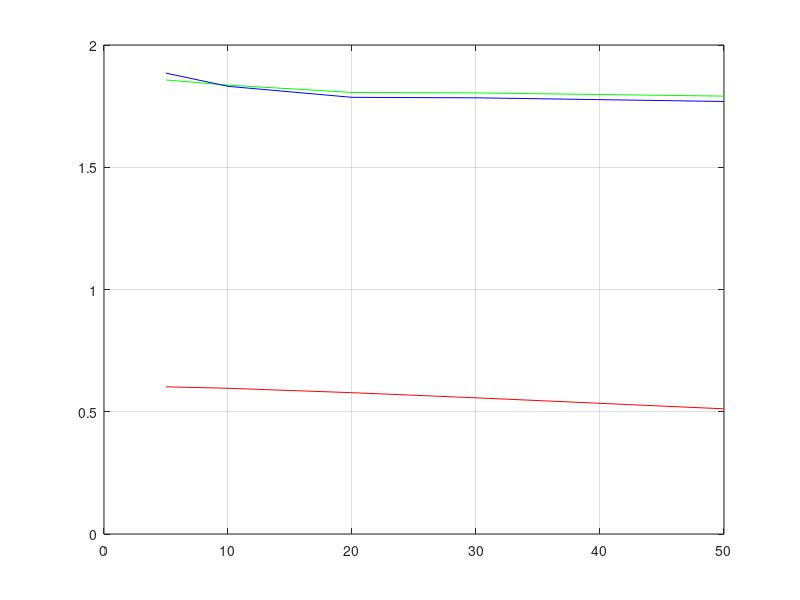

MATLAB code for this plot:
% This function is about extracting results for 100k database
data = [
%noVis   nBat  rTrain rVali  rate   noHid  epoch  rW    trainEr ValErr  testErr   
    1682      2  0.501  0.100  0.500      5     30 0.00150  0.684  1.863  1.841  
    1682      2  0.501  0.100  0.500      5     50 0.00150  0.659  1.840  1.846  
    1682      2  0.501  0.100  0.500      5    100 0.00150  0.602  1.857  1.885  
    1682      2  0.501  0.100  0.500     10     30 0.00150  0.683  1.856  1.854  
    1682      2  0.501  0.100  0.500     10     50 0.00150  0.658  1.847  1.846  
    1682      2  0.501  0.100  0.500     10    100 0.00150  0.596  1.836  1.831  
    1682      2  0.501  0.100  0.500     20     30 0.00150  0.681  1.858  1.834  
    1682      2  0.501  0.100  0.500     20     50 0.00150  0.655  1.823  1.808  
    1682      2  0.501  0.100  0.500     20    100 0.00150  0.578  1.806  1.786  
    1682      2  0.501  0.100  0.500     30     30 0.00150  0.680  1.841  1.808  
    1682      2  0.501  0.100  0.500     30     50 0.00150  0.650  1.831  1.812  
    1682      2  0.501  0.100  0.500     30    100 0.00150  0.557  1.804  1.784  
    1682      2  0.501  0.100  0.500     50     30 0.00150  0.677  1.816  1.835  
    1682      2  0.501  0.100  0.500     50     50 0.00150  0.640  1.813  1.793  
    1682      2  0.501  0.100  0.500     50    100 0.00150  0.512  1.791  1.769  
    1682      2  0.501  0.100  0.300      5     30 0.00150  0.684  1.838  1.849  
    1682      2  0.501  0.100  0.300      5     50 0.00150  0.659  1.852  1.859  
    1682      2  0.501  0.100  0.300      5    100 0.00150  0.602  1.858  1.848  
    1682      2  0.501  0.100  0.300     10     30 0.00150  0.683  1.868  1.840  
    1682      2  0.501  0.100  0.300     10     50 0.00150  0.658  1.849  1.824  
    1682      2  0.501  0.100  0.300     10    100 0.00150  0.596  1.828  1.838  
    1682      2  0.501  0.100  0.300     20     30 0.00150  0.681  1.835  1.840  
    1682      2  0.501  0.100  0.300     20     50 0.00150  0.655  1.841  1.839  
    1682      2  0.501  0.100  0.300     20    100 0.00150  0.578  1.805  1.792  
    1682      2  0.501  0.100  0.300     30     30 0.00150  0.680  1.828  1.832  
    1682      2  0.501  0.100  0.300     30     50 0.00150  0.650  1.832  1.808  
    1682      2  0.501  0.100  0.300     30    100 0.00150  0.557  1.794  1.782  
    1682      2  0.501  0.100  0.300     50     30 0.00150  0.677  1.831  1.813  
    1682      2  0.501  0.100  0.300     50     50 0.00150  0.640  1.800  1.778  
    1682      2  0.501  0.100  0.300     50    100 0.00150  0.512  1.798  1.791  
    1682      2  0.501  0.100  0.100      5     30 0.00150  0.684  1.858  1.860  
    1682      2  0.501  0.100  0.100      5     50 0.00150  0.659  1.847  1.853  
    1682      2  0.501  0.100  0.100      5    100 0.00150  0.602  1.854  1.850  
    1682      2  0.501  0.100  0.100     10     30 0.00150  0.683  1.862  1.830  
    1682      2  0.501  0.100  0.100     10     50 0.00150  0.658  1.839  1.843  
    1682      2  0.501  0.100  0.100     10    100 0.00150  0.596  1.824  1.825  
    1682      2  0.501  0.100  0.100     20     30 0.00150  0.681  1.875  1.835  
    1682      2  0.501  0.100  0.100     20     50 0.00150  0.655  1.840  1.788  
    1682      2  0.501  0.100  0.100     20    100 0.00150  0.578  1.794  1.829  
    1682      2  0.501  0.100  0.100     30     30 0.00150  0.680  1.865  1.818  
    1682      2  0.501  0.100  0.100     30     50 0.00150  0.650  1.813  1.813  
    1682      2  0.501  0.100  0.100     30    100 0.00150  0.557  1.769  1.820  
    1682      2  0.501  0.100  0.100     50     30 0.00150  0.677  1.818  1.852  
    1682      2  0.501  0.100  0.100     50     50 0.00150  0.640  1.770  1.829  
    1682      2  0.501  0.100  0.100     50    100 0.00150  0.512  1.827  1.783  
    1682      2  0.501  0.100  0.050      5     30 0.00150  0.684  1.801  1.794  
    1682      2  0.501  0.100  0.050      5     50 0.00150  0.659  1.859  1.859  
    1682      2  0.501  0.100  0.050      5    100 0.00150  0.602  1.853  1.813  
    1682      2  0.501  0.100  0.050     10     30 0.00150  0.683  1.878  1.868  
    1682      2  0.501  0.100  0.050     10     50 0.00150  0.658  1.849  1.813  
    1682      2  0.501  0.100  0.050     10    100 0.00150  0.596  1.839  1.816  
    1682      2  0.501  0.100  0.050     20     30 0.00150  0.681  1.804  1.855  
    1682      2  0.501  0.100  0.050     20     50 0.00150  0.655  1.801  1.767  
    1682      2  0.501  0.100  0.050     20    100 0.00150  0.578  1.828  1.753  
    1682      2  0.501  0.100  0.050     30     30 0.00150  0.680  1.894  1.803  
    1682      2  0.501  0.100  0.050     30     50 0.00150  0.650  1.856  1.765  
    1682      2  0.501  0.100  0.050     30    100 0.00150  0.557  1.862  1.786  
    1682      2  0.501  0.100  0.050     50     30 0.00150  0.677  1.837  1.807  
    1682      2  0.501  0.100  0.050     50     50 0.00150  0.640  1.797  1.756  
    1682      2  0.501  0.100  0.050     50    100 0.00150  0.512  1.802  1.739  
    1682      3  0.666  0.100  0.500      5     30 0.00150  1.306  1.899  1.838  
    1682      3  0.666  0.100  0.500      5     50 0.00150  1.213  1.899  1.849  
    1682      3  0.666  0.100  0.500      5    100 0.00150  1.024  1.911  1.904  
    1682      3  0.666  0.100  0.500     10     30 0.00150  1.302  1.901  1.829  
    1682      3  0.666  0.100  0.500     10     50 0.00150  1.202  1.872  1.809  
    1682      3  0.666  0.100  0.500     10    100 0.00150  0.987  1.872  1.838  
    1682      3  0.666  0.100  0.500     20     30 0.00150  1.293  1.877  1.807  
    1682      3  0.666  0.100  0.500     20     50 0.00150  1.171  1.844  1.794  
    1682      3  0.666  0.100  0.500     20    100 0.00150  0.900  1.872  1.869  
    1682      3  0.666  0.100  0.500     30     30 0.00150  1.282  1.852  1.801  
    1682      3  0.666  0.100  0.500     30     50 0.00150  1.134  1.842  1.766  
    1682      3  0.666  0.100  0.500     30    100 0.00150  0.825  1.879  1.860  
    1682      3  0.666  0.100  0.500     50     30 0.00150  1.256  1.845  1.756  
    1682      3  0.666  0.100  0.500     50     50 0.00150  1.051  1.818  1.775  
    1682      3  0.666  0.100  0.500     50    100 0.00150  0.719  1.930  1.928  
    1682      3  0.666  0.100  0.300      5     30 0.00150  1.306  1.891  1.831  
    1682      3  0.666  0.100  0.300      5     50 0.00150  1.213  1.886  1.867  
    1682      3  0.666  0.100  0.300      5    100 0.00150  1.024  1.905  1.886  
    1682      3  0.666  0.100  0.300     10     30 0.00150  1.302  1.886  1.798  
    1682      3  0.666  0.100  0.300     10     50 0.00150  1.202  1.852  1.805  
    1682      3  0.666  0.100  0.300     10    100 0.00150  0.987  1.873  1.897  
    1682      3  0.666  0.100  0.300     20     30 0.00150  1.293  1.860  1.806  
    1682      3  0.666  0.100  0.300     20     50 0.00150  1.171  1.862  1.793  
    1682      3  0.666  0.100  0.300     20    100 0.00150  0.900  1.859  1.851  
    1682      3  0.666  0.100  0.300     30     30 0.00150  1.282  1.847  1.767  
    1682      3  0.666  0.100  0.300     30     50 0.00150  1.134  1.843  1.749  
    1682      3  0.666  0.100  0.300     30    100 0.00150  0.825  1.887  1.862  
    1682      3  0.666  0.100  0.300     50     30 0.00150  1.256  1.827  1.770  
    1682      3  0.666  0.100  0.300     50     50 0.00150  1.051  1.816  1.754  
    1682      3  0.666  0.100  0.300     50    100 0.00150  0.719  1.906  1.927  
    1682      3  0.666  0.100  0.100      5     30 0.00150  1.306  1.877  1.875  
    1682      3  0.666  0.100  0.100      5     50 0.00150  1.213  1.937  1.845  
    1682      3  0.666  0.100  0.100      5    100 0.00150  1.024  1.902  1.885  
    1682      3  0.666  0.100  0.100     10     30 0.00150  1.302  1.852  1.803  
    1682      3  0.666  0.100  0.100     10     50 0.00150  1.202  1.854  1.831  
    1682      3  0.666  0.100  0.100     10    100 0.00150  0.987  1.897  1.839  
    1682      3  0.666  0.100  0.100     20     30 0.00150  1.293  1.856  1.818  
    1682      3  0.666  0.100  0.100     20     50 0.00150  1.171  1.853  1.801  
    1682      3  0.666  0.100  0.100     20    100 0.00150  0.900  1.859  1.835  
    1682      3  0.666  0.100  0.100     30     30 0.00150  1.282  1.812  1.778  
    1682      3  0.666  0.100  0.100     30     50 0.00150  1.134  1.880  1.755  
    1682      3  0.666  0.100  0.100     30    100 0.00150  0.825  1.880  1.825  
    1682      3  0.666  0.100  0.100     50     30 0.00150  1.256  1.838  1.749  
    1682      3  0.666  0.100  0.100     50     50 0.00150  1.051  1.842  1.795  
    1682      3  0.666  0.100  0.100     50    100 0.00150  0.719  1.874  1.903  
    1682      3  0.666  0.100  0.050      5     30 0.00150  1.306  1.883  1.845  
    1682      3  0.666  0.100  0.050      5     50 0.00150  1.213  1.925  1.842  
    1682      3  0.666  0.100  0.050      5    100 0.00150  1.024  2.006  1.884  
    1682      3  0.666  0.100  0.050     10     30 0.00150  1.302  1.838  1.903  
    1682      3  0.666  0.100  0.050     10     50 0.00150  1.202  1.913  1.747  
    1682      3  0.666  0.100  0.050     10    100 0.00150  0.987  1.802  1.920  
    1682      3  0.666  0.100  0.050     20     30 0.00150  1.293  1.818  1.809  
    1682      3  0.666  0.100  0.050     20     50 0.00150  1.171  1.763  1.803  
    1682      3  0.666  0.100  0.050     20    100 0.00150  0.900  1.811  1.811  
    1682      3  0.666  0.100  0.050     30     30 0.00150  1.282  1.793  1.807  
    1682      3  0.666  0.100  0.050     30     50 0.00150  1.134  1.821  1.782  
    1682      3  0.666  0.100  0.050     30    100 0.00150  0.825  1.839  1.888  
    1682      3  0.666  0.100  0.050     50     30 0.00150  1.256  1.853  1.689  
    1682      3  0.666  0.100  0.050     50     50 0.00150  1.051  1.917  1.767  
    1682      3  0.666  0.100  0.050     50    100 0.00150  0.719  1.908  1.923  
    1682      5  0.601  0.100  0.500      5     30 0.00150  1.868  1.870  1.873  
    1682      5  0.601  0.100  0.500      5     50 0.00150  1.681  1.872  1.878  
    1682      5  0.802  0.100  0.500      5    100 0.00150  1.585  2.023  2.020  
    1682      5  0.802  0.100  0.500     10     30 0.00150  1.856  1.860  1.842  
    1682      5  0.802  0.100  0.500     10     50 0.00150  1.644  1.867  1.847  
    1682      5  0.802  0.100  0.500     10    100 0.00150  1.251  1.924  1.919  
    1682      5  0.802  0.100  0.500     20     30 0.00150  1.822  1.842  1.799  
    1682      5  0.802  0.100  0.500     20     50 0.00150  1.550  1.832  1.810  
    1682      5  0.802  0.100  0.500     20    100 0.00150  1.102  1.951  1.970  
    1682      5  0.802  0.100  0.500     30     30 0.00150  1.779  1.822  1.803  
    1682      5  0.802  0.100  0.500     30     50 0.00150  1.451  1.820  1.785  
    1682      5  0.802  0.100  0.500     30    100 0.00150  0.998  1.979  2.015  
    1682      5  0.802  0.100  0.500     50     30 0.00150  1.680  1.798  1.771  
    1682      5  0.802  0.100  0.500     50     50 0.00150  1.284  1.852  1.842  
    1682      5  0.802  0.100  0.500     50    100 0.00150  0.875  2.058  2.091  
    1682      5  0.601  0.100  0.300      5     30 0.00150  1.868  1.878  1.882  
    1682      5  0.601  0.100  0.300      5     50 0.00150  1.681  1.880  1.864  
    1682      5  0.802  0.100  0.300      5    100 0.00150  1.585  2.013  2.037  
    1682      5  0.802  0.100  0.300     10     30 0.00150  1.856  1.864  1.820  
    1682      5  0.802  0.100  0.300     10     50 0.00150  1.644  1.871  1.841  
    1682      5  0.802  0.100  0.300     10    100 0.00150  1.251  1.935  1.930  
    1682      5  0.802  0.100  0.300     20     30 0.00150  1.822  1.830  1.823  
    1682      5  0.802  0.100  0.300     20     50 0.00150  1.550  1.826  1.813  
    1682      5  0.802  0.100  0.300     20    100 0.00150  1.102  1.935  1.949  
    1682      5  0.802  0.100  0.300     30     30 0.00150  1.779  1.841  1.782  
    1682      5  0.802  0.100  0.300     30     50 0.00150  1.451  1.823  1.812  
    1682      5  0.802  0.100  0.300     30    100 0.00150  0.998  2.005  2.011  
    1682      5  0.802  0.100  0.300     50     30 0.00150  1.680  1.793  1.754  
    1682      5  0.802  0.100  0.300     50     50 0.00150  1.284  1.829  1.832  
    1682      5  0.802  0.100  0.300     50    100 0.00150  0.875  2.075  2.121  
    1682      5  0.601  0.100  0.100      5     30 0.00150  1.868  1.906  1.843  
    1682      5  0.601  0.100  0.100      5     50 0.00150  1.681  1.870  1.864  
    1682      5  0.802  0.100  0.100      5    100 0.00150  1.585  2.038  2.051  
    1682      5  0.802  0.100  0.100     10     30 0.00150  1.856  1.858  1.814  
    1682      5  0.802  0.100  0.100     10     50 0.00150  1.644  1.844  1.863  
    1682      5  0.802  0.100  0.100     10    100 0.00150  1.251  1.933  1.910  
    1682      5  0.802  0.100  0.100     20     30 0.00150  1.822  1.798  1.803  
    1682      5  0.802  0.100  0.100     20     50 0.00150  1.550  1.775  1.785  
    1682      5  0.802  0.100  0.100     20    100 0.00150  1.102  1.923  1.931  
    1682      5  0.802  0.100  0.100     30     30 0.00150  1.779  1.832  1.731  
    1682      5  0.802  0.100  0.100     30     50 0.00150  1.451  1.761  1.836  
    1682      5  0.802  0.100  0.100     30    100 0.00150  0.998  1.985  2.007  
    1682      5  0.802  0.100  0.100     50     30 0.00150  1.680  1.825  1.820  
    1682      5  0.802  0.100  0.100     50     50 0.00150  1.284  1.865  1.860  
    1682      5  0.802  0.100  0.100     50    100 0.00150  0.875  2.055  2.077  
    1682      5  0.601  0.100  0.050      5     30 0.00150  1.868  1.842  1.825  
    1682      5  0.601  0.100  0.050      5     50 0.00150  1.681  1.835  1.927  
    1682      5  0.802  0.100  0.050      5    100 0.00150  1.585  1.993  1.999  
    1682      5  0.802  0.100  0.050     10     30 0.00150  1.856  1.871  1.843  
    1682      5  0.802  0.100  0.050     10     50 0.00150  1.644  1.921  1.810  
    1682      5  0.802  0.100  0.050     10    100 0.00150  1.251  1.945  1.891  
    1682      5  0.802  0.100  0.050     20     30 0.00150  1.822  1.874  1.802  
    1682      5  0.802  0.100  0.050     20     50 0.00150  1.550  1.819  1.786  
    1682      5  0.802  0.100  0.050     20    100 0.00150  1.102  1.924  1.954  
    1682      5  0.802  0.100  0.050     30     30 0.00150  1.779  1.755  1.828  
    1682      5  0.802  0.100  0.050     30     50 0.00150  1.451  1.814  1.866  
    1682      5  0.802  0.100  0.050     30    100 0.00150  0.998  2.047  2.081  
    1682      5  0.802  0.100  0.050     50     30 0.00150  1.680  1.793  1.760  
    1682      5  0.802  0.100  0.050     50     50 0.00150  1.284  1.856  1.904  
    1682      5  0.802  0.100  0.050     50    100 0.00150  0.875  2.050  2.093  
    1682     10  0.797  0.100  0.500      5     30 0.00150  4.017  1.938  1.929  
    1682     10  0.797  0.100  0.500      5     50 0.00150  3.233  2.033  2.038  
    1682     10  0.797  0.100  0.500      5    100 0.00150  2.286  2.254  2.290  
    1682     10  0.797  0.100  0.500     10     30 0.00150  3.854  1.845  1.866  
    1682     10  0.797  0.100  0.500     10     50 0.00150  2.989  1.975  2.015  
    1682     10  0.797  0.100  0.500     10    100 0.00150  2.048  2.295  2.343  
    1682     10  0.797  0.100  0.500     20     30 0.00150  3.500  1.862  1.862  
    1682     10  0.797  0.100  0.500     20     50 0.00150  2.606  2.064  2.062  
    1682     10  0.797  0.100  0.500     20    100 0.00150  1.775  2.371  2.388  
    1682     10  0.797  0.100  0.500     30     30 0.00150  3.198  1.899  1.900  
    1682     10  0.797  0.100  0.500     30     50 0.00150  2.360  2.093  2.115  
    1682     10  0.797  0.100  0.500     30    100 0.00150  1.662  2.466  2.511  
    1682     10  0.797  0.100  0.500     50     30 0.00150  2.782  1.966  1.952  
    1682     10  0.797  0.100  0.500     50     50 0.00150  2.087  2.205  2.221  
    1682     10  0.797  0.100  0.500     50    100 0.00150  1.706  2.519  2.589  
    1682     10  0.797  0.100  0.300      5     30 0.00150  4.017  1.898  1.932  
    1682     10  0.797  0.100  0.300      5     50 0.00150  3.233  2.011  2.035  
    1682     10  0.797  0.100  0.300      5    100 0.00150  2.286  2.254  2.273  
    1682     10  0.797  0.100  0.300     10     30 0.00150  3.854  1.846  1.828  
    1682     10  0.797  0.100  0.300     10     50 0.00150  2.989  1.972  1.973  
    1682     10  0.797  0.100  0.300     10    100 0.00150  2.048  2.294  2.329  
    1682     10  0.797  0.100  0.300     20     30 0.00150  3.500  1.887  1.861  
    1682     10  0.797  0.100  0.300     20     50 0.00150  2.606  2.083  2.077  
    1682     10  0.797  0.100  0.300     20    100 0.00150  1.775  2.403  2.417  
    1682     10  0.797  0.100  0.300     30     30 0.00150  3.198  1.885  1.871  
    1682     10  0.797  0.100  0.300     30     50 0.00150  2.360  2.118  2.152  
    1682     10  0.797  0.100  0.300     30    100 0.00150  1.662  2.449  2.491  
    1682     10  0.797  0.100  0.300     50     30 0.00150  2.782  1.971  1.981  
    1682     10  0.797  0.100  0.300     50     50 0.00150  2.087  2.209  2.278  
    1682     10  0.797  0.100  0.300     50    100 0.00150  1.706  2.526  2.579  
    1682     10  0.797  0.100  0.100      5     30 0.00150  4.017  1.933  1.956  
    1682     10  0.797  0.100  0.100      5     50 0.00150  3.233  1.996  2.029  
    1682     10  0.797  0.100  0.100      5    100 0.00150  2.286  2.283  2.250  
    1682     10  0.797  0.100  0.100     10     30 0.00150  3.854  1.867  1.892  
    1682     10  0.797  0.100  0.100     10     50 0.00150  2.989  1.985  2.020  
    1682     10  0.797  0.100  0.100     10    100 0.00150  2.048  2.386  2.323  
    1682     10  0.797  0.100  0.100     20     30 0.00150  3.500  1.917  1.914  
    1682     10  0.797  0.100  0.100     20     50 0.00150  2.606  2.081  2.094  
    1682     10  0.797  0.100  0.100     20    100 0.00150  1.775  2.413  2.406  
    1682     10  0.797  0.100  0.100     30     30 0.00150  3.198  1.933  1.852  
    1682     10  0.797  0.100  0.100     30     50 0.00150  2.360  2.072  2.114  
    1682     10  0.797  0.100  0.100     30    100 0.00150  1.662  2.468  2.445  
    1682     10  0.797  0.100  0.100     50     30 0.00150  2.782  1.973  2.033  
    1682     10  0.797  0.100  0.100     50     50 0.00150  2.087  2.178  2.261  
    1682     10  0.797  0.100  0.100     50    100 0.00150  1.706  2.471  2.582  
    1682     10  0.797  0.100  0.050      5     30 0.00150  4.017  1.878  1.974  
    1682     10  0.797  0.100  0.050      5     50 0.00150  3.233  2.055  2.076  
    1682     10  0.797  0.100  0.050      5    100 0.00150  2.286  2.278  2.367  
    1682     10  0.797  0.100  0.050     10     30 0.00150  3.854  1.861  1.923  
    1682     10  0.797  0.100  0.050     10     50 0.00150  2.989  2.059  1.986  
    1682     10  0.797  0.100  0.050     10    100 0.00150  2.048  2.342  2.258  
    1682     10  0.797  0.100  0.050     20     30 0.00150  3.500  1.956  1.810  
    1682     10  0.797  0.100  0.050     20     50 0.00150  2.606  2.029  2.102  
    1682     10  0.797  0.100  0.050     20    100 0.00150  1.775  2.231  2.440  
    1682     10  0.797  0.100  0.050     30     30 0.00150  3.198  1.816  1.858  
    1682     10  0.797  0.100  0.050     30     50 0.00150  2.360  2.025  2.202  
    1682     10  0.797  0.100  0.050     30    100 0.00150  1.662  2.400  2.477  
    1682     10  0.797  0.100  0.050     50     30 0.00150  2.782  1.858  2.042  
    1682     10  0.797  0.100  0.050     50     50 0.00150  2.087  2.206  2.337  
    1682     10  0.797  0.100  0.050     50    100 0.00150  1.706  2.454  2.571  ];

% for nBath 
batch   = [2 3 5 10] ; 
epoch   = 100; 
noHid   = [5 10 20 30 50]; 
tmpData = data(:, 2); 

for i = 1:1:length(batch)
    idx_nBatch = find(data(:, 2) == batch(i)); 
    batchData{i} = data(idx_nBatch, :); 
end

rate = 0.5; 
batchId = 1; 
tmp_idx = find(batchData{batchId}(:, 5) == rate); 
cur_idx = find(batchData{batchId}(tmp_idx, 7) == epoch); 
cur_data = batchData{batchId}(cur_idx, :); 

pr = figure(1); 
plot(cur_data(:, 6), cur_data(:, 9), 'r'); hold on; 
plot(cur_data(:, 6), cur_data(:, 10), 'g');  
plot(cur_data(:, 6), cur_data(:, 11), 'b'); hold off;  
grid on; 

